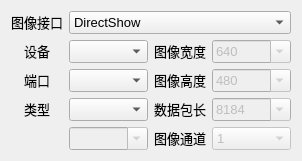
        <widget class="QWidget" name="Camera1">
         <attribute name="title">
          <string>相机1</string>
         </attribute>
         <layout class="QGridLayout" name="gridLayout_2" columnstretch="1,3,1,3">
          <item row="0" column="0">
           <widget class="QLabel" name="labelCameraInterface1">
            <property name="font">
             <font>
              <family>Microsoft YaHei UI</family>
              <pointsize>10</pointsize>
              <kerning>true</kerning>
             </font>
            </property>
            <property name="mouseTracking">
             <bool>true</bool>
            </property>
            <property name="text">
             <string>&lt;html&gt;&lt;head/&gt;&lt;body&gt;&lt;p align=&quot;center&quot;&gt;图像接口&lt;/p&gt;&lt;/body&gt;&lt;/html&gt;</string>
            </property>
           </widget>
          </item>
          <item row="1" column="0">
           <widget class="QLabel" name="labelCameraDevice1">
            <property name="font">
             <font>
              <family>Microsoft YaHei UI</family>
              <pointsize>10</pointsize>
              <kerning>true</kerning>
             </font>
            </property>
            <property name="mouseTracking">
             <bool>true</bool>
            </property>
            <property name="text">
             <string>&lt;html&gt;&lt;head/&gt;&lt;body&gt;&lt;p align=&quot;center&quot;&gt;设备&lt;/p&gt;&lt;/body&gt;&lt;/html&gt;</string>
            </property>
           </widget>
          </item>
          <item row="1" column="1">
           <widget class="QComboBox" name="comboBoxCameraDevice1">
            <property name="font">
             <font>
              <family>Microsoft YaHei UI</family>
              <pointsize>10</pointsize>
              <kerning>true</kerning>
             </font>
            </property>
            <property name="mouseTracking">
             <bool>false</bool>
            </property>
           </widget>
          </item>
          <item row="1" column="2">
           <widget class="QLabel" name="labelImageWidth1">
            <property name="font">
             <font>
              <family>Microsoft YaHei UI</family>
              <pointsize>10</pointsize>
              <kerning>true</kerning>
             </font>
            </property>
            <property name="mouseTracking">
             <bool>true</bool>
            </property>
            <property name="text">
             <string>&lt;html&gt;&lt;head/&gt;&lt;body&gt;&lt;p align=&quot;center&quot;&gt;图像宽度&lt;/p&gt;&lt;/body&gt;&lt;/html&gt;</string>
            </property>
           </widget>
          </item>
          <item row="1" column="3">
           <widget class="QComboBox" name="comboBoxImageWidth1">
            <property name="enabled">
             <bool>false</bool>
            </property>
            <property name="font">
             <font>
              <family>Microsoft YaHei UI</family>
              <pointsize>10</pointsize>
              <kerning>true</kerning>
             </font>
            </property>
            <property name="mouseTracking">
             <bool>false</bool>
            </property>
            <property name="editable">
             <bool>true</bool>
            </property>
            <item>
             <property name="text">
              <string>640</string>
             </property>
            </item>
           </widget>
          </item>
          <item row="2" column="0">
           <widget class="QLabel" name="labelCameraPort1">
            <property name="enabled">
             <bool>true</bool>
            </property>
            <property name="font">
             <font>
              <family>Microsoft YaHei UI</family>
              <pointsize>10</pointsize>
              <kerning>true</kerning>
             </font>
            </property>
            <property name="mouseTracking">
             <bool>true</bool>
            </property>
            <property name="text">
             <string>&lt;html&gt;&lt;head/&gt;&lt;body&gt;&lt;p align=&quot;center&quot;&gt;端口&lt;/p&gt;&lt;/body&gt;&lt;/html&gt;</string>
            </property>
            <property name="alignment">
             <set>Qt::AlignCenter</set>
            </property>
           </widget>
          </item>
          <item row="2" column="1">
           <widget class="QComboBox" name="comboBoxCameraPort1">
            <property name="font">
             <font>
              <family>Microsoft YaHei UI</family>
              <pointsize>10</pointsize>
              <kerning>true</kerning>
             </font>
            </property>
            <property name="mouseTracking">
             <bool>false</bool>
            </property>
           </widget>
          </item>
          <item row="2" column="2">
           <widget class="QLabel" name="labelImageHeight1">
            <property name="enabled">
             <bool>true</bool>
            </property>
            <property name="font">
             <font>
              <family>Microsoft YaHei UI</family>
              <pointsize>10</pointsize>
              <kerning>true</kerning>
             </font>
            </property>
            <property name="mouseTracking">
             <bool>true</bool>
            </property>
            <property name="text">
             <string>&lt;html&gt;&lt;head/&gt;&lt;body&gt;&lt;p align=&quot;center&quot;&gt;图像高度&lt;/p&gt;&lt;/body&gt;&lt;/html&gt;</string>
            </property>
            <property name="alignment">
             <set>Qt::AlignCenter</set>
            </property>
           </widget>
          </item>
          <item row="2" column="3">
           <widget class="QComboBox" name="comboBoxImageHeight1">
            <property name="enabled">
             <bool>false</bool>
            </property>
            <property name="font">
             <font>
              <family>Microsoft YaHei UI</family>
              <pointsize>10</pointsize>
              <kerning>true</kerning>
             </font>
            </property>
            <property name="mouseTracking">
             <bool>false</bool>
            </property>
            <property name="editable">
             <bool>true</bool>
            </property>
            <item>
             <property name="text">
              <string>480</string>
             </property>
            </item>
           </widget>
          </item>
          <item row="3" column="0">
           <widget class="QLabel" name="labelCameraType1">
            <property name="font">
             <font>
              <family>Microsoft YaHei UI</family>
              <pointsize>10</pointsize>
              <kerning>true</kerning>
             </font>
            </property>
            <property name="mouseTracking">
             <bool>true</bool>
            </property>
            <property name="text">
             <string>&lt;html&gt;&lt;head/&gt;&lt;body&gt;&lt;p align=&quot;center&quot;&gt;类型&lt;/p&gt;&lt;/body&gt;&lt;/html&gt;</string>
            </property>
           </widget>
          </item>
          <item row="3" column="1">
           <widget class="QComboBox" name="comboBoxCameraType1">
            <property name="font">
             <font>
              <family>Microsoft YaHei UI</family>
              <pointsize>10</pointsize>
              <kerning>true</kerning>
             </font>
            </property>
            <property name="mouseTracking">
             <bool>false</bool>
            </property>
           </widget>
          </item>
          <item row="3" column="2">
           <widget class="QLabel" name="labelDataLength1">
            <property name="font">
             <font>
              <family>Microsoft YaHei UI</family>
              <pointsize>10</pointsize>
              <kerning>true</kerning>
             </font>
            </property>
            <property name="mouseTracking">
             <bool>true</bool>
            </property>
            <property name="text">
             <string>&lt;html&gt;&lt;head/&gt;&lt;body&gt;&lt;p align=&quot;center&quot;&gt;数据包长&lt;/p&gt;&lt;/body&gt;&lt;/html&gt;</string>
            </property>
           </widget>
          </item>
          <item row="3" column="3">
           <widget class="QComboBox" name="comboBoxDataLength1">
            <property name="enabled">
             <bool>false</bool>
            </property>
            <property name="font">
             <font>
              <family>Microsoft YaHei UI</family>
              <pointsize>10</pointsize>
              <kerning>true</kerning>
             </font>
            </property>
            <property name="mouseTracking">
             <bool>false</bool>
            </property>
            <property name="editable">
             <bool>true</bool>
            </property>
            <property name="currentIndex">
             <number>0</number>
            </property>
            <item>
             <property name="text">
              <string>8184</string>
             </property>
            </item>
           </widget>
          </item>
          <item row="4" column="0">
           <widget class="QLabel" name="labelCameraPort1_2">
            <property name="font">
             <font>
              <family>Microsoft YaHei UI</family>
              <pointsize>10</pointsize>
              <kerning>true</kerning>
             </font>
            </property>
            <property name="mouseTracking">
             <bool>true</bool>
            </property>
            <property name="text">
             <string>&lt;html&gt;&lt;head/&gt;&lt;body&gt;&lt;p align=&quot;center&quot;/&gt;&lt;/body&gt;&lt;/html&gt;</string>
            </property>
           </widget>
          </item>
          <item row="4" column="1">
           <widget class="QComboBox" name="comboBoxCameraPort1_2">
            <property name="enabled">
             <bool>false</bool>
            </property>
            <property name="font">
             <font>
              <family>Microsoft YaHei UI</family>
              <pointsize>10</pointsize>
              <kerning>true</kerning>
             </font>
            </property>
            <property name="mouseTracking">
             <bool>false</bool>
            </property>
            <property name="editable">
             <bool>true</bool>
            </property>
           </widget>
          </item>
          <item row="4" column="2">
           <widget class="QLabel" name="labelImageChannel1">
            <property name="enabled">
             <bool>true</bool>
            </property>
            <property name="font">
             <font>
              <family>Microsoft YaHei UI</family>
              <pointsize>10</pointsize>
              <kerning>true</kerning>
             </font>
            </property>
            <property name="mouseTracking">
             <bool>true</bool>
            </property>
            <property name="text">
             <string>&lt;html&gt;&lt;head/&gt;&lt;body&gt;&lt;p align=&quot;center&quot;&gt;图像通道&lt;/p&gt;&lt;/body&gt;&lt;/html&gt;</string>
            </property>
           </widget>
          </item>
          <item row="4" column="3">
           <widget class="QComboBox" name="comboBoxImageChannel1">
            <property name="enabled">
             <bool>false</bool>
            </property>
            <property name="font">
             <font>
              <family>Microsoft YaHei UI</family>
              <pointsize>10</pointsize>
              <kerning>true</kerning>
             </font>
            </property>
            <property name="mouseTracking">
             <bool>false</bool>
            </property>
            <item>
             <property name="text">
              <string>1</string>
             </property>
            </item>
            <item>
             <property name="text">
              <string>3</string>
             </property>
            </item>
           </widget>
          </item>
          <item row="0" column="1" colspan="3">
           <widget class="QComboBox" name="comboBoxCameraInterface1">
            <property name="font">
             <font>
              <family>Microsoft YaHei UI</family>
              <pointsize>10</pointsize>
              <kerning>true</kerning>
             </font>
            </property>
            <property name="mouseTracking">
             <bool>false</bool>
            </property>
            <property name="currentIndex">
             <number>0</number>
            </property>
            <item>
             <property name="text">
              <string>DirectShow</string>
             </property>
            </item>
            <item>
             <property name="text">
              <string>GigEVision2</string>
             </property>
            </item>
            <item>
             <property name="text">
              <string extracomment="usr">UserDefined</string>
             </property>
            </item>
           </widget>
          </item>
         </layout>
        </widget>
